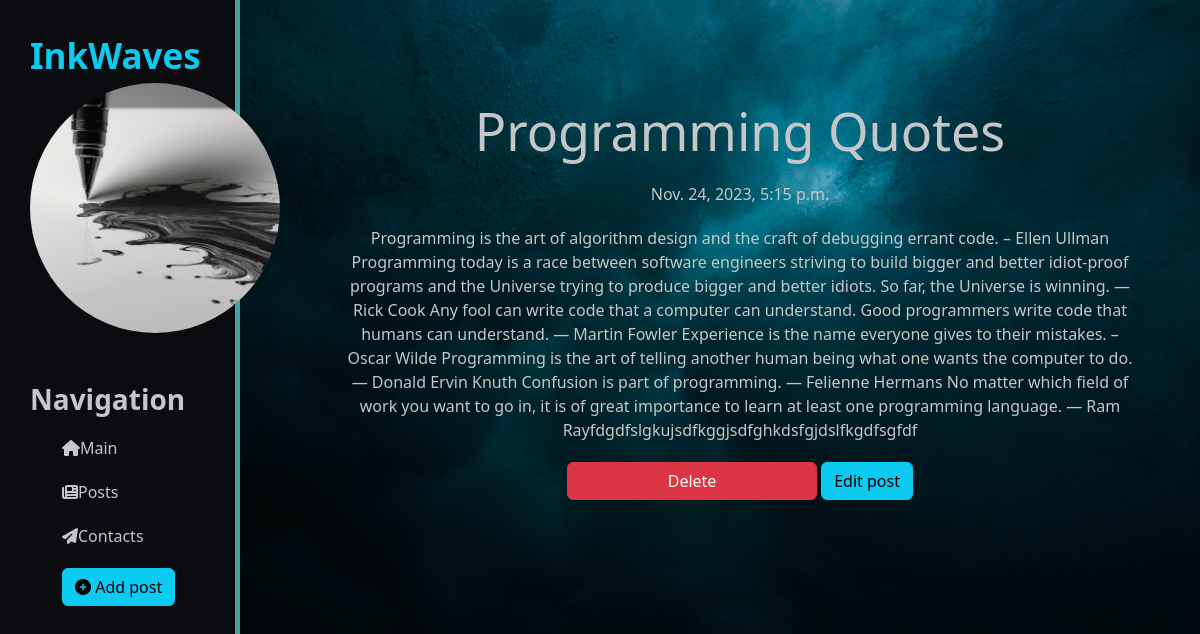
The page /posts/2 on the database its author committed.
### posts/models.py (models this page shows, shortened)
class Articles(models.Model):
    title = models.CharField('Title', max_length=50, default='Untitled')
    announcement = models.CharField('Announcement', max_length=250, default='')
    full_text = models.TextField('Article')
    date = models.DateTimeField('Date')
    class Meta:
        verbose_name = 'Post'
        verbose_name_plural = 'Posts'

### posts/views.py (the view)
# urls.py: path('<int:pk>', views.PostDetailView.as_view(), name='post-detail'),
class PostDetailView(DetailView):
    model = Articles
    template_name = 'posts/details_view.html'
    context_object_name = 'Article'

### posts/templates/posts/details_view.html (shortened to what this page needs)
{% extends 'main/layout.html' %}
{% block content %}
    <div class="features">
        <div class="detail_post">
            <h1>{{ Article.title }}</h1>
            <p>{{ Article.date }}</p>
            <p>{{ Article.full_text }}</p>
            <a href="{% url 'post-delete' Article.id %}" class="btn btn-danger">Delete</a>
            <a href="{% url 'post-update' Article.id %}" class="btn btn-info">Edit post</a>
        </div>
    </div>
{% endblock %}

### main/static/main/css/main.css (style rules this page uses)
body { color: #C5C6C7; }
#bg { background-size: 100%; background-repeat: no-repeat; background-attachment: fixed; background-position: center; }
main .features { margin-left: 20%; padding-top: 100px; padding-bottom: 100px; text-align: center; width: 75%; }
main .features h1 { font-size: 52px; }
main .features p { margin: 20px auto; }
.detail_post { margin-left: 100px; min-height:100%; }
.btn-warning, .btn-danger { width: 250px; }

### rows shown on the page
Articles: title "Programming Quotes", date "Nov. 24, 2023, 5:15 p.m.", full_text "Programming is the art of algorithm design and the craft of debugging errant code. – Ellen Ullman Programming today is a race between software engineers striving to build bigger and better idiot-proof programs and the Universe trying to produce bigger and better idiots. So far, the Universe is winning. ― Rick Cook Any fool can write code that a computer can understand. Good programmers write code that humans can understand. ― Martin Fowler Experience is the name everyone gives to their mistakes. – Oscar Wilde Programming is the art of telling another human being what one wants the computer to do. ― Donald Ervin Knuth Confusion is part of programming. ― Felienne Hermans No matter which field…"
